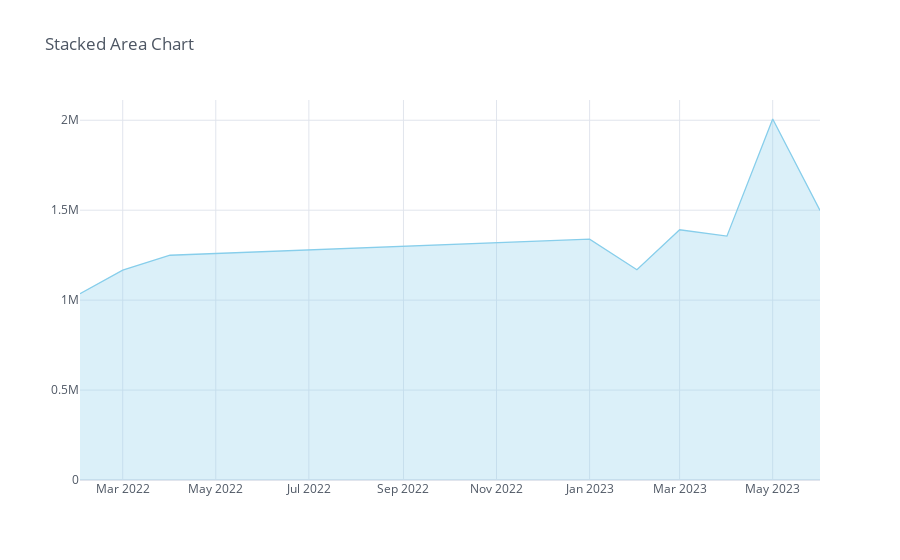

Here is the notebook cell this chart was saved with:
### Code cell
pyo.init_notebook_mode(connected=True)
cf.go_offline()
pivot_table2.iplot(kind='area', x='month_year', y=['سكني'], fill=True, colors=['skyblue'], theme='white', title='Stacked Area Chart')

### Figure 1 — Plotly figure (JSON) as saved in the notebook; plotly's stock layout.template omitted (floating-point values rounded to 4 significant figures)
{"data": [{"fill": "tonexty", "fillcolor": "rgba(135, 206, 235, 0.3)", "line": {"color": "rgba(135, 206, 235, 1.0)", "dash": "solid", "shape": "linear", "width": 1.3}, "mode": "lines", "name": "سكني", "text": "", "type": "scatter", "x": ["2022-02-01", "2022-03-01", "2022-04-01", "2023-01-01", "2023-02-01", "2023-03-01", "2023-04-01", "2023-05-01", "2023-06-01"], "y": [1036000.0, 1167000.0, 1250000.0, 1339000.0, 1169000.0, 1391000.0, 1356000.0, 2007000.0, 1498000.0]}], "layout": {"autosize": true, "legend": {"bgcolor": "#FFFFFF", "font": {"color": "#4D5663"}}, "paper_bgcolor": "#FFFFFF", "plot_bgcolor": "#FFFFFF", "title": {"font": {"color": "#4D5663"}, "text": "Stacked Area Chart"}, "xaxis": {"autorange": true, "gridcolor": "#E1E5ED", "range": ["2022-02-01", "2023-06-01"], "showgrid": true, "tickfont": {"color": "#4D5663"}, "title": {"font": {"color": "#4D5663"}, "text": ""}, "type": "date", "zerolinecolor": "#E1E5ED"}, "yaxis": {"autorange": true, "gridcolor": "#E1E5ED", "range": [0, 2113000.0], "showgrid": true, "tickfont": {"color": "#4D5663"}, "title": {"font": {"color": "#4D5663"}, "text": ""}, "type": "linear", "zerolinecolor": "#E1E5ED"}}}
